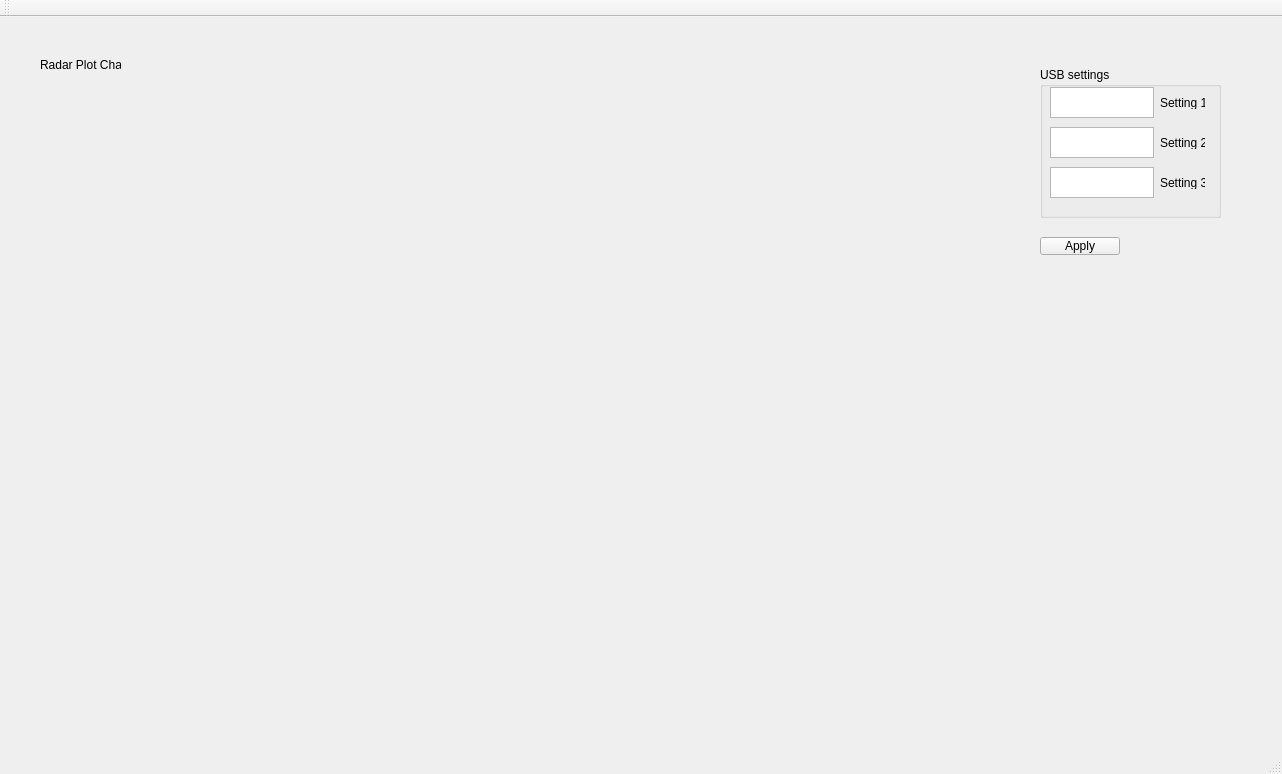
<?xml version="1.0" encoding="UTF-8"?>
<ui version="4.0">
 <class>MainWindow</class>
 <widget class="QMainWindow" name="MainWindow">
  <property name="geometry">
   <rect>
    <x>0</x>
    <y>0</y>
    <width>1282</width>
    <height>774</height>
   </rect>
  </property>
  <property name="windowTitle">
   <string>MainWindow</string>
  </property>
  <widget class="QWidget" name="centralWidget">
   <widget class="ChartView" name="customPlot" native="true">
    <property name="geometry">
     <rect>
      <x>40</x>
      <y>60</y>
      <width>901</width>
      <height>661</height>
     </rect>
    </property>
   </widget>
   <widget class="QGroupBox" name="groupBox">
    <property name="geometry">
     <rect>
      <x>1040</x>
      <y>50</y>
      <width>181</width>
      <height>151</height>
     </rect>
    </property>
    <property name="title">
     <string>USB settings</string>
    </property>
    <widget class="QTextEdit" name="textEditUSBSetting1">
     <property name="geometry">
      <rect>
       <x>10</x>
       <y>20</y>
       <width>104</width>
       <height>31</height>
      </rect>
     </property>
    </widget>
    <widget class="QLabel" name="labelSetting1">
     <property name="geometry">
      <rect>
       <x>120</x>
       <y>30</y>
       <width>45</width>
       <height>12</height>
      </rect>
     </property>
     <property name="text">
      <string>Setting 1</string>
     </property>
    </widget>
    <widget class="QLabel" name="labelUSBSetting2">
     <property name="geometry">
      <rect>
       <x>120</x>
       <y>70</y>
       <width>45</width>
       <height>12</height>
      </rect>
     </property>
     <property name="text">
      <string>Setting 2</string>
     </property>
    </widget>
    <widget class="QLabel" name="labelUSBSetting3">
     <property name="geometry">
      <rect>
       <x>120</x>
       <y>110</y>
       <width>45</width>
       <height>12</height>
      </rect>
     </property>
     <property name="text">
      <string>Setting 3</string>
     </property>
    </widget>
    <widget class="QTextEdit" name="textEditUSBSetting2">
     <property name="geometry">
      <rect>
       <x>10</x>
       <y>60</y>
       <width>104</width>
       <height>31</height>
      </rect>
     </property>
    </widget>
    <widget class="QTextEdit" name="textEditUSBSetting3">
     <property name="geometry">
      <rect>
       <x>10</x>
       <y>100</y>
       <width>104</width>
       <height>31</height>
      </rect>
     </property>
    </widget>
   </widget>
   <widget class="QPushButton" name="pushButton">
    <property name="geometry">
     <rect>
      <x>1040</x>
      <y>220</y>
      <width>80</width>
      <height>18</height>
     </rect>
    </property>
    <property name="text">
     <string>Apply</string>
    </property>
   </widget>
   <widget class="QLabel" name="label">
    <property name="geometry">
     <rect>
      <x>40</x>
      <y>40</y>
      <width>81</width>
      <height>16</height>
     </rect>
    </property>
    <property name="text">
     <string>Radar Plot Chart</string>
    </property>
   </widget>
  </widget>
  <widget class="QMenuBar" name="menuBar">
   <property name="geometry">
    <rect>
     <x>0</x>
     <y>0</y>
     <width>1282</width>
     <height>17</height>
    </rect>
   </property>
  </widget>
  <widget class="QToolBar" name="mainToolBar">
   <attribute name="toolBarArea">
    <enum>TopToolBarArea</enum>
   </attribute>
   <attribute name="toolBarBreak">
    <bool>false</bool>
   </attribute>
  </widget>
  <widget class="QStatusBar" name="statusBar"/>
 </widget>
 <layoutdefault spacing="6" margin="11"/>
 <customwidgets>
  <customwidget>
   <class>ChartView</class>
   <extends>QWidget</extends>
   <header location="global">chartview.h</header>
   <container>1</container>
  </customwidget>
 </customwidgets>
 <resources/>
 <connections/>
</ui>
